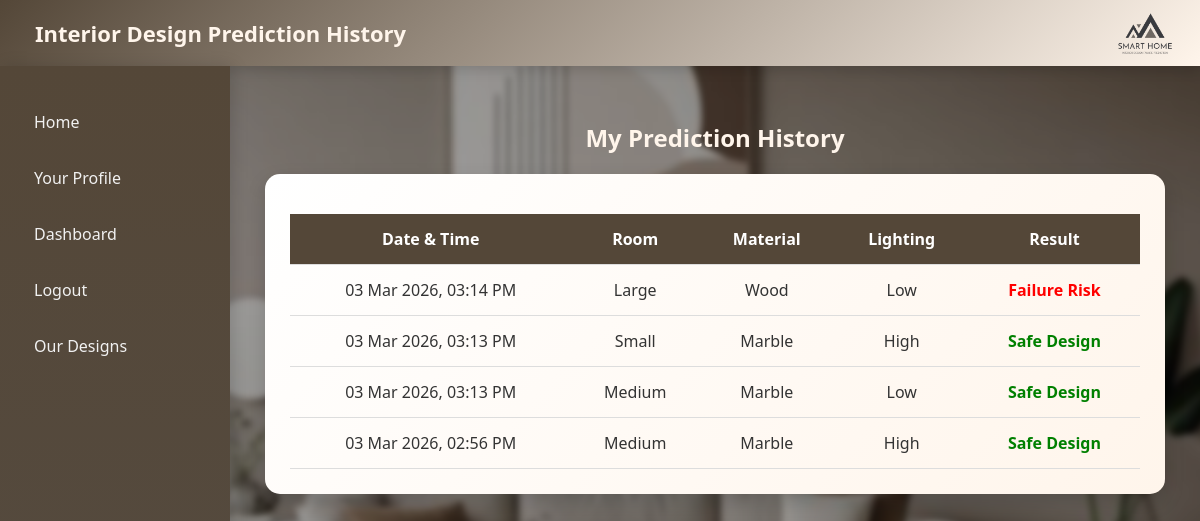
Page /history/ (signed in) on the committed database.
### inte_des/models.py (models this page shows, shortened)
class Prediction(models.Model):
    user = models.ForeignKey(User, on_delete=models.CASCADE)
    username = models.CharField(max_length=150, blank=True)
    room_type = models.CharField(max_length=100)
    material_type = models.CharField(max_length=100)
    lighting = models.CharField(max_length=100)
    predicted_failure = models.BooleanField()
    probability = models.FloatField(null=True, blank=True)
    recommendations = models.JSONField(null=True, blank=True)
    predicted_at = models.DateTimeField(auto_now_add=True)

### inte_des/views.py (the view)
# urls.py: path("history/", views.history, name="history"),
@login_required
def history(request):
    predictions = (
        Prediction.objects
        .select_related("user")
        .filter(user_id=request.user.id)
        .order_by("-predicted_at")
    )
    return render(request, "history.html", {
        "predictions": predictions
    })

### inte_des/templates/history.html (shortened to what this page needs)
<!DOCTYPE html>
<html lang="en">
    {% load static %}
<head>
</head>
<body>
<div class="navbar">
    <img src="{% static 'images/Smart home logo(png).png' %}" class="logo">
    Interior Design Prediction History
</div>
<div class="container">
<div class="sidebar">
    <a href="{% url 'home' %}">Home</a>
    <a href="{% url 'profile' %}">Your Profile</a>
    <a href="{% url 'dashboard' %}">Dashboard</a>
    <a href="{% url 'logout' %}">Logout</a>
    <a href="{%url 'design'%}">Our Designs</a>
</div>
<div class="content">
<h2>My Prediction History</h2>
<div class="history-box">
{% if predictions %}
<table>
<tr>
    <th>Date & Time</th>
    <th>Room</th>
    <th>Material</th>
    <th>Lighting</th>
    <th>Result</th>
</tr>
{% for p in predictions %}
<tr data-url="{% url 'prediction_detail' p.id %}" class="clickable-row">
    <td>
            {{ p.predicted_at|date:"d M Y, h:i A" }}
    </td>
    <td>{{ p.room_type|title }}</td>
<td>{{ p.material_type|title }}</td>
<td>{{ p.lighting|title }}</td>
    {% if p.predicted_failure %}
        <td class="fail">Failure Risk</td>
    {% else %}
        <td class="safe">Safe Design</td>
    {% endif %}
</tr>
{% endfor %}
</table>
{% else %}
<p style="text-align:center;">No predictions yet.</p>
{% endif %}
</div>
</div>
</div>
</body>
</html>

### rows in the picture
Prediction: predicted_at "03 Mar 2026, 03:14 PM", room_type "Large", material_type "Wood", lighting "Low", predicted_failure "Failure Risk"
Prediction: predicted_at "03 Mar 2026, 03:13 PM", room_type "Small", material_type "Marble", lighting "High", predicted_failure "Safe Design"
Prediction: predicted_at "03 Mar 2026, 03:13 PM", room_type "Medium", material_type "Marble", lighting "Low", predicted_failure "Safe Design"
Prediction: predicted_at "03 Mar 2026, 02:56 PM", room_type "Medium", material_type "Marble", lighting "High", predicted_failure "Safe Design"
